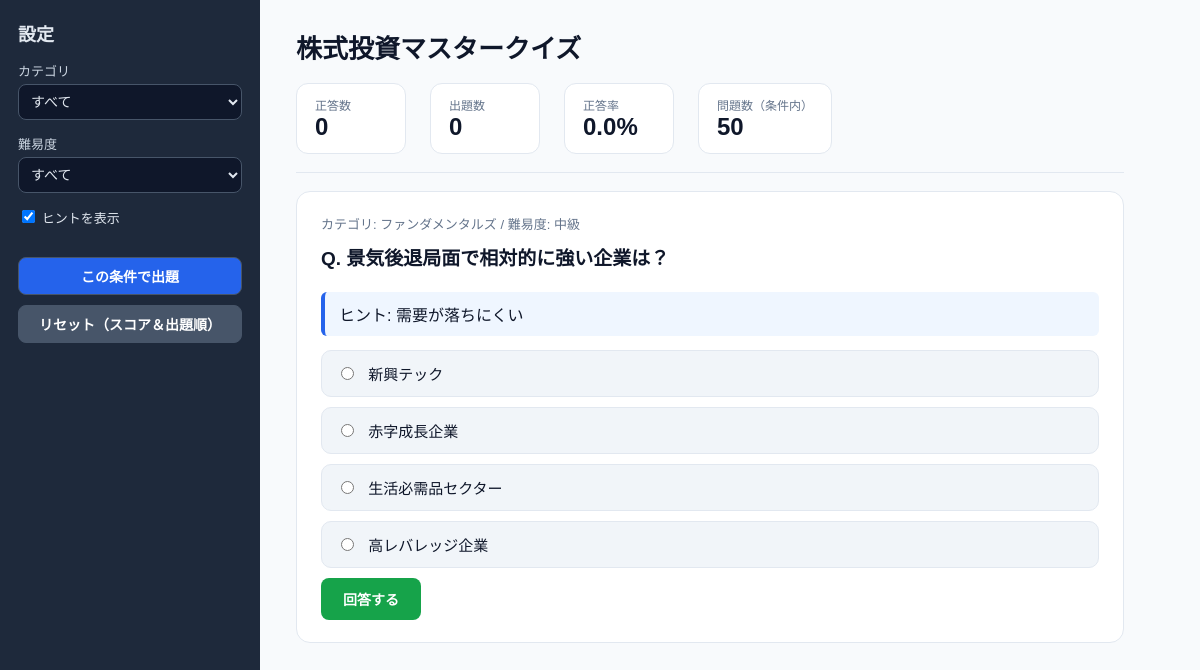
The page / on the database its author committed.
### quiz/models.py (models this page shows, shortened)
class Question(models.Model):
    CATEGORY_CHOICES = [
        ("財務諸表分析", "財務諸表分析"),
        ("ファンダメンタルズ", "ファンダメンタルズ"),
        ("チャート分析", "チャート分析"),
    ]
    DIFFICULTY_CHOICES = [
        ("初級", "初級"),
        ("中級", "中級"),
        ("上級", "上級"),
    ]
    id = models.IntegerField(primary_key=True, verbose_name="問題ID")
    category = models.CharField("カテゴリ", max_length=50, choices=CATEGORY_CHOICES)
    difficulty = models.CharField("難易度", max_length=10, choices=DIFFICULTY_CHOICES)
    question = models.TextField("問題文")
    options = models.JSONField("選択肢", default=list)
    answer = models.CharField("正解", max_length=255)
    hint = models.CharField("ヒント", max_length=255, blank=True, default="")
    explanation = models.TextField("解説", blank=True, default="")
    chart_data = models.JSONField("チャートデータ", null=True, blank=True)
    financial_data = models.JSONField("財務データ", null=True, blank=True)
    class Meta:
        ordering = ["id"]
        verbose_name = "問題"
        verbose_name_plural = "問題"

### quiz/views.py (the view, shortened to what this page needs)
# urls.py: path("", views.quiz_view, name="quiz"),
def quiz_view(request):
    session = request.session
    ss_init(session)
    cat = session.get("selected_cat", "すべて")
    diff = session.get("selected_diff", "すべて")
    if session.get("current_qid") is None:
        pick_next_question(session, cat, diff)
    total_in_filter = filtered_queryset(cat, diff).count()
    q = None
    if session.get("current_qid") is not None:
        q = Question.objects.filter(id=session["current_qid"]).first()
    if q is not None and (session.get("fixed_qid") != q.id or not session.get("fixed_options")):
        opts = list(q.options)
        random.shuffle(opts)
        session["fixed_options"] = opts
        session["fixed_qid"] = q.id
        session.modified = True
    score = session["score"]
    rate = (score["correct"] / score["total"] * 100) if score["total"] else 0
    phase = session.get("phase", "question")
    last_answer = session.get("last_answer")
    last_result = session.get("last_result")
    raw_options = session.get("fixed_options", [])
    cat_options = [{"value": c, "selected": (c == cat)} for c in CATEGORIES]
    diff_options = [{"value": d, "selected": (d == diff)} for d in DIFFICULTIES]
    result_options = [{"text": o, "is_answer": (o == last_answer)} for o in raw_options]
    context = {
        "cat_options": cat_options,
        "diff_options": diff_options,
        "show_hint": session.get("show_hint", SHOW_HINT_DEFAULT),
        "q": q,
        "options": raw_options,            # 出題中（テキストのみ）
        "result_options": result_options,  # 回答後（正解フラグ付き）
        "is_question": (phase == "question"),
        "is_correct": (last_result == "correct"),
        "last_answer": last_answer,
        "last_explanation": session.get("last_explanation"),
        "score": score,
        "rate": rate,
        "total_in_filter": total_in_filter,
    }
    return render(request, "quiz/quiz.html", context)

### quiz/views.py (called while the page is built)
def ss_defaults():
    return {
        "current_qid": None,
        "queue_ids": [],
        "filter_key": "",
        "phase": "question",
        "fixed_options": [],
        "fixed_qid": None,
        "last_result": None,
        "last_answer": None,
        "last_explanation": None,
        "score": {"correct": 0, "total": 0},
        "selected_cat": "すべて",
        "selected_diff": "すべて",
        "show_hint": SHOW_HINT_DEFAULT,
    }

def ss_init(session):
    for k, v in ss_defaults().items():
        if k not in session:
            session[k] = v

def ss_reset_result_state(session):
    session["phase"] = "question"
    session["last_result"] = None
    session["last_answer"] = None
    session["last_explanation"] = None

def ss_set_question(session, q: Question):
    session["current_qid"] = q.id
    ss_reset_result_state(session)
    opts = list(q.options)
    random.shuffle(opts)
    session["fixed_options"] = opts
    session["fixed_qid"] = q.id
    session.modified = True

def filtered_queryset(cat: str, diff: str):
    qs = Question.objects.all()
    if cat != "すべて":
        qs = qs.filter(category=cat)
    if diff != "すべて":
        qs = qs.filter(difficulty=diff)
    return qs

def make_filter_key(cat: str, diff: str, n: int) -> str:
    return f"{cat}__{diff}__{n}"

def rebuild_queue(session, ids):
    ids = list(ids)
    random.shuffle(ids)
    session["queue_ids"] = ids
    session.modified = True

def pick_next_question(session, cat: str, diff: str):
    ids = list(filtered_queryset(cat, diff).values_list("id", flat=True))
    if not ids:
        session["current_qid"] = None
        session.modified = True
        return
    fk = make_filter_key(cat, diff, len(ids))
    if session.get("filter_key") != fk:
        session["filter_key"] = fk
        rebuild_queue(session, ids)
    if not session.get("queue_ids"):
        rebuild_queue(session, ids)
    queue = session["queue_ids"]
    next_id = queue.pop(0)
    session["queue_ids"] = queue
    q = Question.objects.get(id=next_id)
    ss_set_question(session, q)

### quiz/templates/quiz/quiz.html (shortened to what this page needs)
{% load static %}
<!DOCTYPE html>
<html lang="ja">
<head>
</head>
<body>
<div class="layout">
  <aside class="sidebar">
    <h2>設定</h2>
    <form method="post">
      <label>カテゴリ</label>
      <select name="category">
        {% for c in cat_options %}
          {% if c.selected %}
            <option value="{{ c.value }}" selected>{{ c.value }}</option>
          {% else %}
            <option value="{{ c.value }}">{{ c.value }}</option>
          {% endif %}
        {% endfor %}
      </select>
      <label>難易度</label>
      <select name="difficulty">
        {% for d in diff_options %}
          {% if d.selected %}
            <option value="{{ d.value }}" selected>{{ d.value }}</option>
          {% else %}
            <option value="{{ d.value }}">{{ d.value }}</option>
          {% endif %}
        {% endfor %}
      </select>
      <div class="chk">
        <label style="display:inline; color:#e2e8f0;">
          {% if show_hint %}
            <input type="checkbox" name="show_hint" checked>
          {% else %}
            <input type="checkbox" name="show_hint">
          {% endif %}
          ヒントを表示
        </label>
      </div>
      <button type="submit" class="btn btn-apply">この条件で出題</button>
    </form>
    <form method="post">
      <button type="submit" class="btn btn-reset">リセット（スコア＆出題順）</button>
    </form>
  </aside>
  <main class="main">
    <h1>株式投資マスタークイズ</h1>
    <div class="metrics">
      <div class="metric"><div class="label">正答数</div><div class="value">{{ score.correct }}</div></div>
      <div class="metric"><div class="label">出題数</div><div class="value">{{ score.total }}</div></div>
      <div class="metric"><div class="label">正答率</div><div class="value">{{ rate|floatformat:1 }}%</div></div>
      <div class="metric"><div class="label">問題数（条件内）</div><div class="value">{{ total_in_filter }}</div></div>
    </div>
    <hr class="divider">
    {% if q %}
      <div class="qcard">
        <div class="qmeta">カテゴリ: {{ q.category }} / 難易度: {{ q.difficulty }}</div>
        <p class="qtext">Q. {{ q.question }}</p>
        {% if show_hint %}
          {% if q.hint %}
            <div class="hint">ヒント: {{ q.hint }}</div>
          {% endif %}
        {% endif %}
        {% if is_question %}
          <form method="post">
            <div class="options">
              {% for opt in options %}
                <label>
                  {% if forloop.first %}
                    <input type="radio" name="choice" value="{{ opt }}" required>
                  {% else %}
                    <input type="radio" name="choice" value="{{ opt }}">
                  {% endif %}
                  {{ opt }}
                </label>
              {% endfor %}
            </div>
            <div class="btn-row">
              <button type="submit" class="btn btn-answer">回答する</button>
            </div>
          </form>
        {% endif %}
      </div>
    {% else %}
      <div class="warn">表示できる問題がありません（フィルタ条件を変更してください）。</div>
    {% endif %}
  </main>
</div>
</body>
</html>

### quiz/templates/quiz/quiz.html (style rules this page uses)
* { box-sizing: border-box; }
body { font-family: "Meiryo UI", "Meiryo", "Yu Gothic", "MS Gothic", sans-serif; margin: 0; background: #f8fafc; color: #0f172a; }
.layout { display: flex; min-height: 100vh; }
.sidebar { width: 260px; background: #1e293b; color: #e2e8f0; padding: 20px 18px; flex-shrink: 0; }
.sidebar h2 { font-size: 18px; margin-top: 0; }
.sidebar label { display: block; margin: 14px 0 4px; font-size: 13px; color: #cbd5e1; }
.sidebar select, .sidebar button { width: 100%; padding: 8px; border-radius: 8px; border: 1px solid #475569; font-family: inherit; font-size: 14px; }
.sidebar select { background: #0f172a; color: #e2e8f0; }
.chk { margin: 14px 0; font-size: 14px; }
.btn { cursor: pointer; border: none; border-radius: 8px; padding: 10px; font-family: inherit; font-size: 14px; font-weight: bold; }
.btn-apply { background: #2563eb; color: #fff; margin-top: 16px; }
.btn-reset { background: #475569; color: #fff; margin-top: 10px; }
.main { flex: 1; padding: 28px 36px; max-width: 900px; }
h1 { font-size: 26px; margin: 0 0 4px; }
.metrics { display: flex; gap: 24px; margin: 18px 0; flex-wrap: wrap; }
.metric { background: #fff; border: 1px solid #e2e8f0; border-radius: 12px; padding: 12px 18px; min-width: 110px; }
.metric .label { font-size: 12px; color: #64748b; }
.metric .value { font-size: 24px; font-weight: bold; }
.divider { border: none; border-top: 1px solid #e2e8f0; margin: 18px 0; }
.qcard { background: #fff; border: 1px solid #e2e8f0; border-radius: 14px; padding: 22px 24px; }
.qmeta { color: #64748b; font-size: 13px; margin-bottom: 12px; }
.qtext { font-size: 19px; font-weight: bold; margin: 0 0 18px; line-height: 1.5; }
.options label { display: block; background: #f1f5f9; border: 1px solid #e2e8f0; border-radius: 10px; padding: 12px 14px; margin-bottom: 10px; cursor: pointer; font-size: 15px; }
.options input { margin-right: 10px; }
.btn-answer { background: #16a34a; color: #fff; padding: 11px 22px; }
.btn-row { margin-top: 8px; }
.hint { background: #eff6ff; border-left: 4px solid #2563eb; padding: 10px 14px; border-radius: 6px; margin: 14px 0; }

### rows shown on the page
Question: category "ファンダメンタルズ", difficulty "中級", question "景気後退局面で相対的に強い企業は？", hint "需要が落ちにくい"

### other values the page prints
{{ score.correct }} "0"
{{ score.total }} "0"
{{ rate|floatformat:1 }} "0.0"
{{ total_in_filter }} "50"
{{ opt }} "新興テック" "赤字成長企業" "生活必需品セクター" "高レバレッジ企業"
form field category "すべて"
form field difficulty "すべて"
